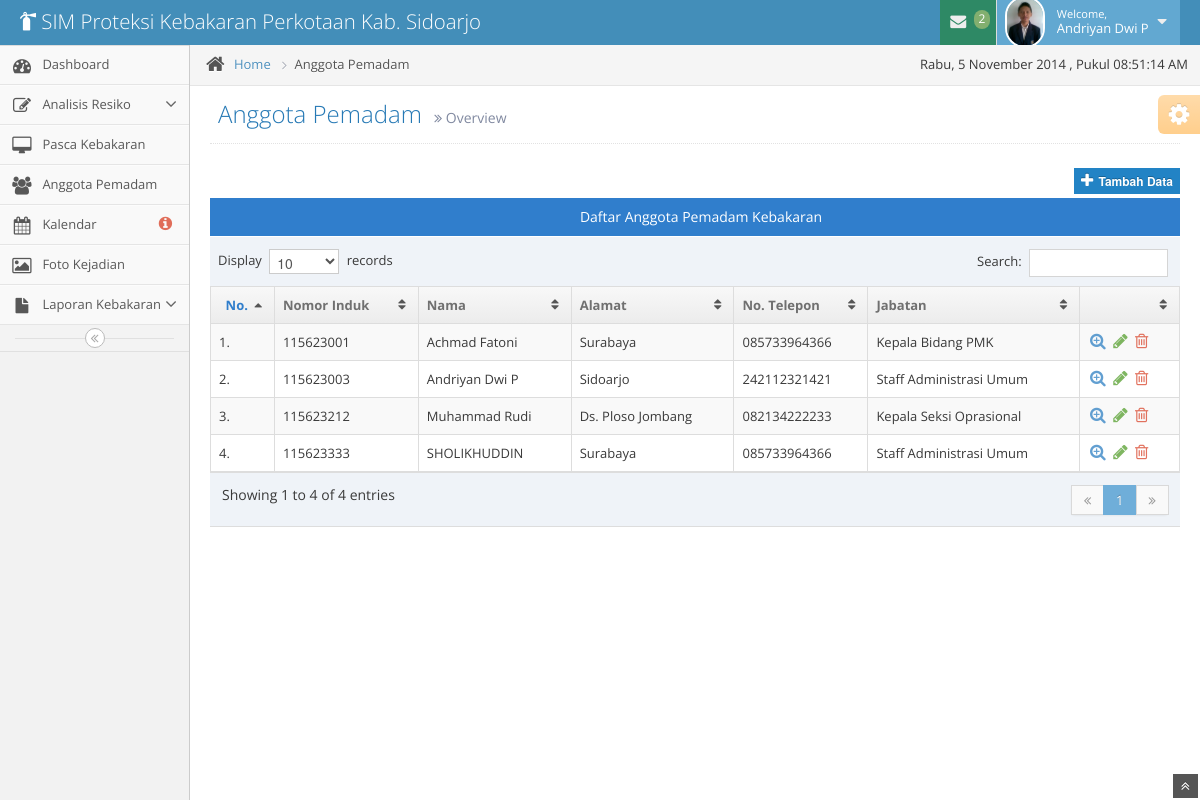
/anggota/list.php (signed in), run on an earlier commit of the app's database.
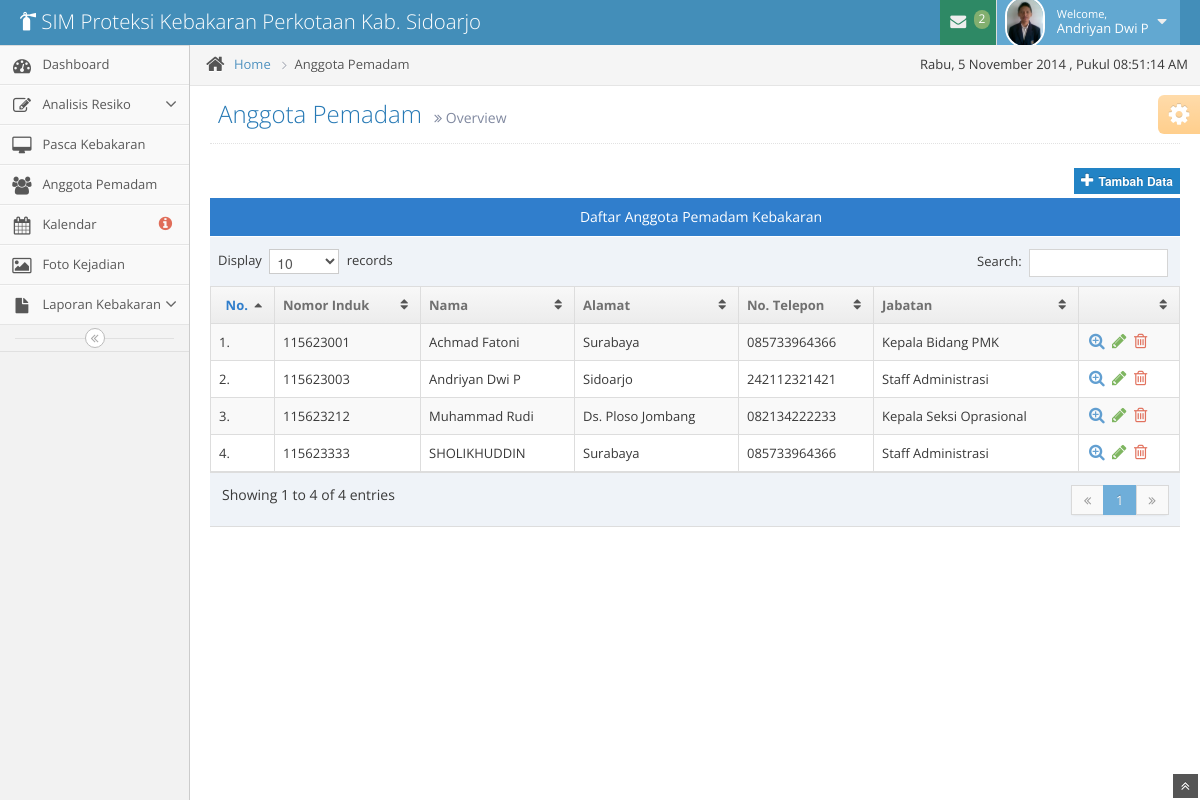
And on a later commit of the database.
### tables this page shows
CREATE TABLE IF NOT EXISTS `pegawai` (
  `pegawai_nip` int(20) NOT NULL,
  `id_level_user` int(11) NOT NULL,
  `pegawai_nama` varchar(50) NOT NULL,
  `pegawai_tempat` varchar(50) NOT NULL,
  `pegawai_tanggal` date NOT NULL,
  `pegawai_kelamin` varchar(20) NOT NULL,
  `pegawai_alamat` varchar(50) NOT NULL,
  `pegawai_no_telp` varchar(20) NOT NULL,
  `jabatan_id` int(2) NOT NULL,
  `pegawai_email` varchar(50) NOT NULL,
  `pegawai_password` varchar(200) NOT NULL,
  `pegawai_foto` varchar(255) NOT NULL,
  PRIMARY KEY (`pegawai_nip`),
  KEY `FK_jabatan` (`jabatan_id`),
  KEY `id_level_user` (`id_level_user`)
);

CREATE TABLE IF NOT EXISTS `jabatan` (
  `jabatan_id` int(2) NOT NULL AUTO_INCREMENT,
  `jabatan_nama` varchar(50) NOT NULL,
  PRIMARY KEY (`jabatan_id`)
);

### anggota/list.php (the view, shortened to what the changed rows need)
<?php
include '../template/header.php';
if ((isset($_SESSION['pegawai_nomor']) && isset($_SESSION['level'])) || (isset($_COOKIE['level']) && isset($_COOKIE['pegawai_nomor']))) {
    $sql = mysql_query("SELECT * FROM pegawai WHERE (pegawai_nip='" . $_SESSION['pegawai_nomor'] . "' AND id_level_user='".$_SESSION['level']."')
                        OR (pegawai_nip='" . $_COOKIE['pegawai_nomor'] . "' AND id_level_user='".$_COOKIE['level']."')") or die("Query : ".mysql_error());
    $query = mysql_query("SELECT * FROM pegawai,jabatan
      WHERE jabatan.jabatan_id = pegawai.jabatan_id
      ORDER BY pegawai_nip") or die("Query failed: " . mysql_error());
    if ($sql == false) {
        die(mysql_error());
        header('Location: ../login/login.php');
        exit();
    } else if (mysql_num_rows($sql)) {
        while ($row = mysql_fetch_assoc($sql)) {
            ?>
            <body>
                <div class="navbar">
                    <div class="navbar-inner">
                        <div class="container-fluid">
                            <a href="../beranda/index" class="brand">
                                <small>
                                    <i class="icon-fire-extinguisher"></i>
                                    SIM Proteksi Kebakaran Perkotaan Kab. Sidoarjo
                                </small>
                            </a>
                            <ul class="nav ace-nav pull-right">
                                <li class="green">
                                    <a data-toggle="dropdown" class="dropdown-toggle" href="#">
                                        <i class="icon-envelope icon-animated-vertical"></i>
                                        <?php
                                        $level = $row['id_level_user'];
                                        $jabatan = $row['jabatan_id'];
                                        $cek_pesan = mysql_query("SELECT * FROM pesan WHERE pesan_status = 0 AND pesan_untuk='$jabatan'") or die("Query : ".mysql_error());
                                        $jml_pesan = mysql_num_rows($cek_pesan);
                                        if($jml_pesan > 0){
                                            echo "<span class='badge badge-success'>$jml_pesan</span>";
                                        }else{
                                            echo "<span class='badge badge-success'>0</span>";
                                        }
                                        ?>
                                    </a>
                                </li>
                                <li class="light-blue">
                                    <a data-toggle="dropdown" href="#" class="dropdown-toggle">
                                        <img class="nav-user-photo" src="../assets/img/img-anggota/<?= $row['pegawai_foto']; ?>" alt="<?php echo $hasil['pegawai_nama']; ?>" />
                                        <span class="user-info">
                                            <small>Welcome,</small>
                                            <?php echo $row['pegawai_nama']; ?>
                                        </span>
                                        <i class="icon-caret-down"></i>
                                    </a>
                                </li>
                            </ul>
                        </div>
                    </div>
                </div>
            <div class="main-container container-fluid">
                <?php include '../template/sidebar.php'; ?>
                <div class="main-content">
                    <div class="breadcrumbs" id="breadcrumbs">
                        <ul class="breadcrumb">
                            <li>
                                <i class="icon-home home-icon"></i>
                                <a href="../beranda/index">Home</a>
                                <span class="divider">
                                    <i class="icon-angle-right arrow-icon"></i>
                                </span>
                            </li>
                            <li class="active">Anggota Pemadam</li>
                        </ul>
                        <div class="pull-right">
                            , Pukul <span id="clock"></span>
                        </div>
                    </div>
                    <div class="page-content">
                        <div class="page-header position-relative">
                            <h1>
                                Anggota Pemadam
                                <small>
                                    <i class="icon-double-angle-right"></i>
                                    Overview
                                </small>
                            </h1>
                        </div>
                        <div class="row-fluid">
                            <div class="span12">
                                <div class = "space-6"></div>
                                <div class = "pull-right">
                                <?php if($row['id_level_user'] == 1){ ?>
                                    <a href = "tambah">
                                        <button class = "btn btn-mini btn-primary btn-block" data-rel = "tooltip" title = "Tambah Pegawai">
                                            <i class = "icon-plus bigger-130"></i>
                                            <strong>Tambah Data</strong>
                                        </button>
                                    </a>
                                <?php } ?>
                                </div>
                                <div class = "table-header center">
                                    Daftar Anggota Pemadam Kebakaran
                                </div>
                                <table id = "pegawai" class = "table table-striped table-bordered table-hover">
                                    <thead>
                                        <tr>
                                            <th class = "center">No.</th>
                                            <th>Nomor Induk</th>
                                            <th>Nama</th>
                                            <th>Alamat</th>
                                            <th>No. Telepon</th>
                                            <th>Jabatan</th>
                                            <th></th>
                                        </tr>
                                    </thead>
                                    <tbody>
                                        <?php
                                        $no = 1;
                                        while ($data = mysql_fetch_array($query)) {
                                            ?>
                                            <tr>
                                                <td><?php echo '' . $no . '.'; ?></td>
                                                <td><?php echo $data['pegawai_nip']; ?></td>
                                                <td><?php echo $data['pegawai_nama']; ?></td>
                                                <td><?php echo $data['pegawai_alamat']; ?></td>
                                                <td><?php echo $data['pegawai_no_telp']; ?></td>
                                                <td><?php echo $data['jabatan_nama']; ?></td>
                                                <td class="td-actions">
                                                    <div class="hidden-phone visible-desktop action-buttons">
                                                        <a class="blue" href="profile?nip=<?php echo $data['pegawai_nip']; ?>" class="tooltip-info" data-rel="tooltip" title="View">
                                                            <i class="icon-zoom-in bigger-130"></i>
                                                        </a>
                                                        <?php if($row['id_level_user'] == 1 ){ ?>
                                                        <a class="green" href="edit?nip=<?php echo $data['pegawai_nip']; ?>" class="tooltip-success" data-rel="tooltip" title="Edit">
                                                            <i class="icon-pencil bigger-130"></i>
                                                        </a>
                                                        <a class="red" href="prosesHapus?nip=<?php echo $data['pegawai_nip']; ?>" onclick="return confirm('Are you sure you want to delete?')" class="tooltip-error" data-rel="tooltip" title="Delete">
                                                            <i class="icon-trash bigger-130"></i>
                                                        </a>
                                                        <?php }else if($data['pegawai_nip'] == $row['pegawai_nip']){ ?>
                                                        <a class="green" href="edit?nip=<?php echo $data['pegawai_nip']; ?>" class="tooltip-success" data-rel="tooltip" title="Edit">
                                                            <i class="icon-pencil bigger-130"></i>
                                                        </a>
                                                        <?php } ?>
                                                    </div>
                                                </td>
                                            </tr>
                                            <?php
                                            $no++;
                                        }
                                        ?>
                                    </tbody>
                                </table>
                            </div>
                        </div>
                    </div>
                    <?php
                }
            }
        }
        ?>
    </div>
</div>
</body>
</html>

### template/sidebar.php (shortened to what the changed rows need)
<?php
    if($level == '1'){
?>
<div class="sidebar" id="sidebar">
    <ul class="nav nav-list">
        <li>
            <a href="../beranda/index">
                <i class="icon-dashboard"></i>
                <span class="menu-text"> Dashboard </span>
            </a>
        </li>
        <li>
            <a href="" class="dropdown-toggle">
                <i class="icon-edit"></i>
                <span class="menu-text"> Analisis Resiko </span>
                <b class="arrow icon-angle-down"></b>
            </a>
        </li>
        <li>
            <a href="../pasca/pasca" class="dropdown-toggle">
                <i class="icon-desktop"></i>
                <span class="menu-text"> Pasca Kebakaran </span>
            </a>
        </li>
        <li>
            <a href="../anggota/list">
                <i class="icon-group"></i>
                <span class="menu-text"> Anggota Pemadam </span>
            </a>
        </li>
        <li>
            <a href="../kalendar/kalendar">
                <i class="icon-calendar"></i>
                <?php
                    $thn = date('Y');
                    $bln = date('m');
                    $cek = mysql_query("SELECT * FROM resiko WHERE resiko_tanggal_start BETWEEN '$thn-$bln-01' AND '$thn-$bln-31'") or die("Query : ".mysql_error());
                    $jml = mysql_num_rows($cek);
                ?>
                <span class="menu-text">
                    Kalendar
                    <?php if($jml>0){ ?>
                    <span class="badge badge-transparent tooltip-error" title="<?php echo $jml; ?>&nbsp;Important&nbsp;Events">
                        <i class="icon-info-sign red bigger-130"></i>
                    </span>
                    <?php }else{ ?>
                    <span class="badge badge-transparent tooltip-error" title="0&nbsp;Important&nbsp;Events">
                        <i class="icon-info-sign red bigger-130"></i>
                    </span>
                    <?php } ?>
                </span>
            </a>
        </li>
        <li>
            <a href="../gallery/">
                <i class="icon-picture"></i>
                <span class="menu-text"> Foto Kejadian </span>
            </a>
        </li>
        <li>
            <a href="#" class="dropdown-toggle">
                <i class="icon-file"></i>
                <span class="menu-text">
                    Laporan Kebakaran
                </span>
                <b class="arrow icon-angle-down"></b>
            </a>
        </li>
    </ul>
    <div class="sidebar-collapse" id="sidebar-collapse">
        <i class="icon-double-angle-left"></i>
    </div>
</div>
<?php
}else if($level == '2' || $level = '3'){
?>
<div class="sidebar" id="sidebar">
    <div class="sidebar-shortcuts" id="sidebar-shortcuts">
        <div class="sidebar-shortcuts-mini" id="sidebar-shortcuts-mini">
            <span class="btn btn-success"></span>
            <span class="btn btn-info"></span>
            <span class="btn btn-warning"></span>
            <span class="btn btn-danger"></span>
        </div>
    </div>
    <ul class="nav nav-list">
        <li>
            <a href="../beranda/index">
                <i class="icon-dashboard"></i>
                <span class="menu-text"> Dashboard </span>
            </a>
        </li>
        <li>
            <a href="../pasca/pasca" class="dropdown-toggle">
                <i class="icon-desktop"></i>
                <span class="menu-text"> Pasca Kebakaran </span>
            </a>
        </li>
        <li>
            <a href="../anggota/list">
                <i class="icon-group"></i>
                <span class="menu-text"> Anggota Pemadam </span>
            </a>
        </li>
        <li>
            <a href="../kalendar/kalendar">
                <i class="icon-calendar"></i>
                <?php
                    $thn = date('Y');
                    $bln = date('m');
                    $cek = mysql_query("SELECT * FROM resiko WHERE resiko_tanggal_start BETWEEN '$thn-$bln-01' AND '$thn-$bln-31'") or die("Query : ".mysql_error());
                    $jml = mysql_num_rows($cek);
                ?>
                <span class="menu-text">
                    Kalendar
                    <?php if($jml>0){ ?>
                    <span class="badge badge-transparent tooltip-error" title="<?php echo $jml; ?>&nbsp;Important&nbsp;Events">
                        <i class="icon-info-sign red bigger-130"></i>
                    </span>
                    <?php }else{ ?>
                    <span class="badge badge-transparent tooltip-error" title="0&nbsp;Important&nbsp;Events">
                        <i class="icon-info-sign red bigger-130"></i>
                    </span>
                    <?php } ?>
                </span>
            </a>
        </li>
        <li>
            <a href="../gallery/">
                <i class="icon-picture"></i>
                <span class="menu-text"> Foto Kejadian </span>
            </a>
        </li>
        <li>
            <a href="#" class="dropdown-toggle">
                <i class="icon-file"></i>
                <span class="menu-text">
                    Laporan Kebakaran
                </span>
                <b class="arrow icon-angle-down"></b>
            </a>
            <ul class="submenu">
                <li>
                    <a href="../laporan/">
                        <i class="icon-double-angle-right"></i>
                        Laporan Kebakaran
                    </a>
                </li>
                <li>
                    <a href="../grafik/">
                        <i class="icon-double-angle-right"></i>
                        Grafik Kebakaran
                    </a>
                </li>
            </ul>
        </li>
    </ul>
    <div class="sidebar-collapse" id="sidebar-collapse">
        <i class="icon-double-angle-left"></i>
    </div>
</div>
<?php
}
?>

What changed in the data, as far as the page shows it:
changed through a linked row, pegawai "Andriyan Dwi P": jabatan.jabatan_nama "Staff Administrasi Umum" → "Staff Administrasi"
changed through a linked row, pegawai "SHOLIKHUDDIN": jabatan.jabatan_nama "Staff Administrasi Umum" → "Staff Administrasi"
